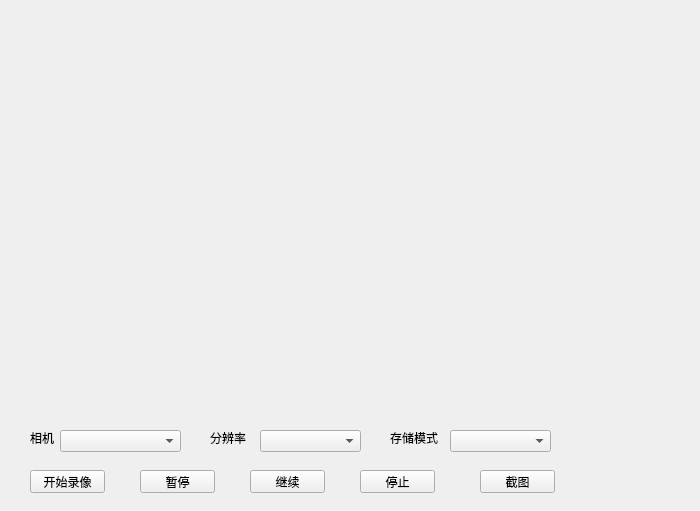
<?xml version="1.0" encoding="UTF-8"?>
<ui version="4.0">
 <class>Widget</class>
 <widget class="QWidget" name="Widget">
  <property name="geometry">
   <rect>
    <x>0</x>
    <y>0</y>
    <width>700</width>
    <height>511</height>
   </rect>
  </property>
  <property name="windowTitle">
   <string>Widget</string>
  </property>
  <widget class="QComboBox" name="cameraSel">
   <property name="geometry">
    <rect>
     <x>60</x>
     <y>430</y>
     <width>121</width>
     <height>22</height>
    </rect>
   </property>
  </widget>
  <widget class="QLabel" name="cameraTypeLabel">
   <property name="geometry">
    <rect>
     <x>30</x>
     <y>430</y>
     <width>53</width>
     <height>15</height>
    </rect>
   </property>
   <property name="text">
    <string>相机</string>
   </property>
  </widget>
  <widget class="QComboBox" name="storageModeSel">
   <property name="geometry">
    <rect>
     <x>450</x>
     <y>430</y>
     <width>101</width>
     <height>22</height>
    </rect>
   </property>
  </widget>
  <widget class="QLabel" name="storageModeLabel">
   <property name="geometry">
    <rect>
     <x>390</x>
     <y>430</y>
     <width>53</width>
     <height>15</height>
    </rect>
   </property>
   <property name="text">
    <string>存储模式</string>
   </property>
  </widget>
  <widget class="QPushButton" name="startVideoRecordBut">
   <property name="geometry">
    <rect>
     <x>30</x>
     <y>470</y>
     <width>75</width>
     <height>23</height>
    </rect>
   </property>
   <property name="text">
    <string>开始录像</string>
   </property>
  </widget>
  <widget class="QPushButton" name="pauseBut">
   <property name="geometry">
    <rect>
     <x>140</x>
     <y>470</y>
     <width>75</width>
     <height>23</height>
    </rect>
   </property>
   <property name="text">
    <string>暂停</string>
   </property>
  </widget>
  <widget class="QPushButton" name="continueBut">
   <property name="geometry">
    <rect>
     <x>250</x>
     <y>470</y>
     <width>75</width>
     <height>23</height>
    </rect>
   </property>
   <property name="text">
    <string>继续</string>
   </property>
  </widget>
  <widget class="QPushButton" name="screenShotBut">
   <property name="geometry">
    <rect>
     <x>480</x>
     <y>470</y>
     <width>75</width>
     <height>23</height>
    </rect>
   </property>
   <property name="text">
    <string>截图</string>
   </property>
  </widget>
  <widget class="QComboBox" name="resolutionSel">
   <property name="geometry">
    <rect>
     <x>260</x>
     <y>430</y>
     <width>101</width>
     <height>22</height>
    </rect>
   </property>
  </widget>
  <widget class="QLabel" name="resolutionLabel">
   <property name="geometry">
    <rect>
     <x>210</x>
     <y>430</y>
     <width>53</width>
     <height>15</height>
    </rect>
   </property>
   <property name="text">
    <string>分辨率</string>
   </property>
  </widget>
  <widget class="QPushButton" name="stopBut">
   <property name="geometry">
    <rect>
     <x>360</x>
     <y>470</y>
     <width>75</width>
     <height>23</height>
    </rect>
   </property>
   <property name="text">
    <string>停止</string>
   </property>
  </widget>
 </widget>
 <resources/>
 <connections/>
</ui>
